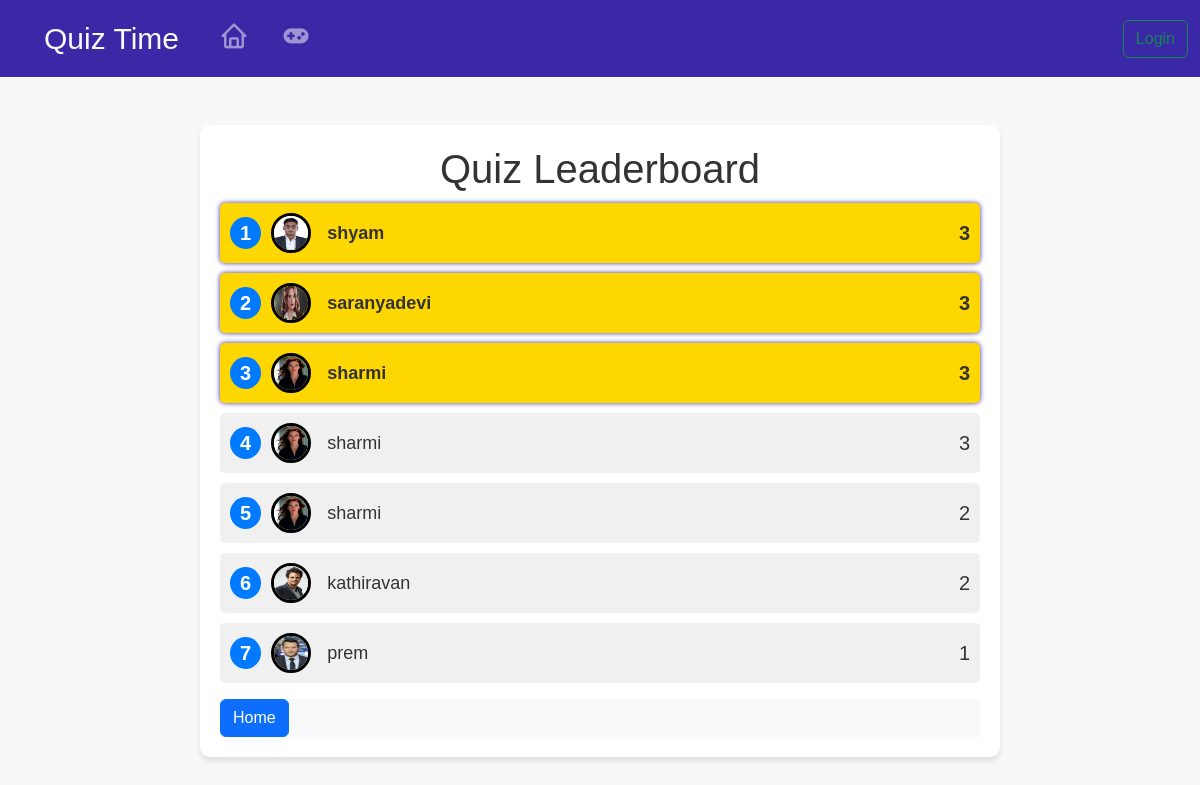
The app's page /play/quiz/leaderboard/24 with its own data.
### quiz/models.py (models this page shows, shortened)
class UserQuiz(models.Model):
    user = models.ForeignKey(User, on_delete=models.CASCADE)
    quiz = models.ForeignKey(Quiz, on_delete=models.CASCADE)
    score = models.IntegerField(default=0)
    is_completed = models.BooleanField(default=False)

### quiz/views.py (the view)
# urls.py: path("play/quiz/leaderboard/<int:quiz_id>",views.leaderboard,name="leaderboard"),
def leaderboard(request, quiz_id):
    quiz = get_object_or_404(Quiz, id=quiz_id)
    user_quiz = UserQuiz.objects.filter(quiz=quiz, is_completed=True).order_by('-score')  # Get completed quizzes, ordered by score
    profile_image = []
    for user_q in user_quiz:
        user = user_q.user
        image = ProfileImage.objects.filter(user=user).first()
        profile_image.append((user_q, image.image.url))
    context = {
        'quiz': quiz,
        'user_quiz_images': profile_image,
    }
    return render(request, "quiz/leaderboard.html", context)

### quiz/templates/quiz/leaderboard.html (shortened to what this page needs)
{% extends "quiz/layout.html" %}
{% load static %}
{% block body %}
    <div class="leaderboard mt-5">
      <h1>Quiz Leaderboard</h1>
      <ol>
        {% for user_q, image_url in user_quiz_images %}
        <li {% if forloop.counter <= 3 %}class="highlighted box-shadow"{% endif %}>
          <span class="badge">{{ forloop.counter }} </span>
          <img src="{{ image_url }}" alt="profile Image" style="width:40px;height:40px;border-radius:40px;margin-right:1rem;border:3px solid black;">
          <span class="username">{{ user_q.user.username }}</span>
          <span class="score">{{ user_q.score }}</span>
        </li>
        {% endfor %}
      </ol>
      <div class="bg-light mt-3">
        <a class="btn btn-primary" href="{% url 'index' %}">Home</a>
      </div>
    </div>
{% endblock %}

### quiz/templates/quiz/leaderboard.html (style rules this page uses)
body { background-image: url('https://img.freepik.com/free-photo/colombian-national-soccer-team-concept-still-life_23-2150257157.jpg?w=996&t=st=1696497277~exp=1696497877~hmac=563e2efce249d6b566d70bfbe22de2150e9f02f6957e57f9e3d5f98ca5285dcd'); background-size: cover; font-family: Arial, sans-serif; background-color: #f8f8f8; }
.leaderboard { max-width: 800px; margin: 0 auto; background-color: #fff; border-radius: 10px; box-shadow: 0 4px 6px rgba(0,0,0,0.1); padding: 20px; }
.leaderboard h1 { text-align: center; color: #333; }
.leaderboard ol { list-style: none; padding: 0; }
.leaderboard li { display: flex; align-items: center; justify-content: space-between; padding: 10px; margin: 10px 0; background-color: #f0f0f0; border-radius: 5px; }
.leaderboard li.highlighted { background-color: #ffd700; font-weight: bold; }
.leaderboard .badge { font-size: 20px; margin-right: 10px; background-color: #007bff; color: #fff; padding: 6px 10px; border-radius: 50%; }
.leaderboard .username { flex-grow: 1; font-size: 18px; color: #333; }
.leaderboard .score { font-size: 20px; color: #333; }
.box-shadow { box-shadow:0 0 5px #3A28A7; }

### records on screen
UserQuiz: shows a picture, user.username "shyam", score "3"
UserQuiz: shows a picture, user.username "saranyadevi", score "3"
UserQuiz: user.username "sharmi", score "3"
UserQuiz: user.username "sharmi", score "3"
UserQuiz: user.username "sharmi", score "2"
UserQuiz: shows a picture, user.username "kathiravan", score "2"
UserQuiz: shows a picture, user.username "prem", score "1"
